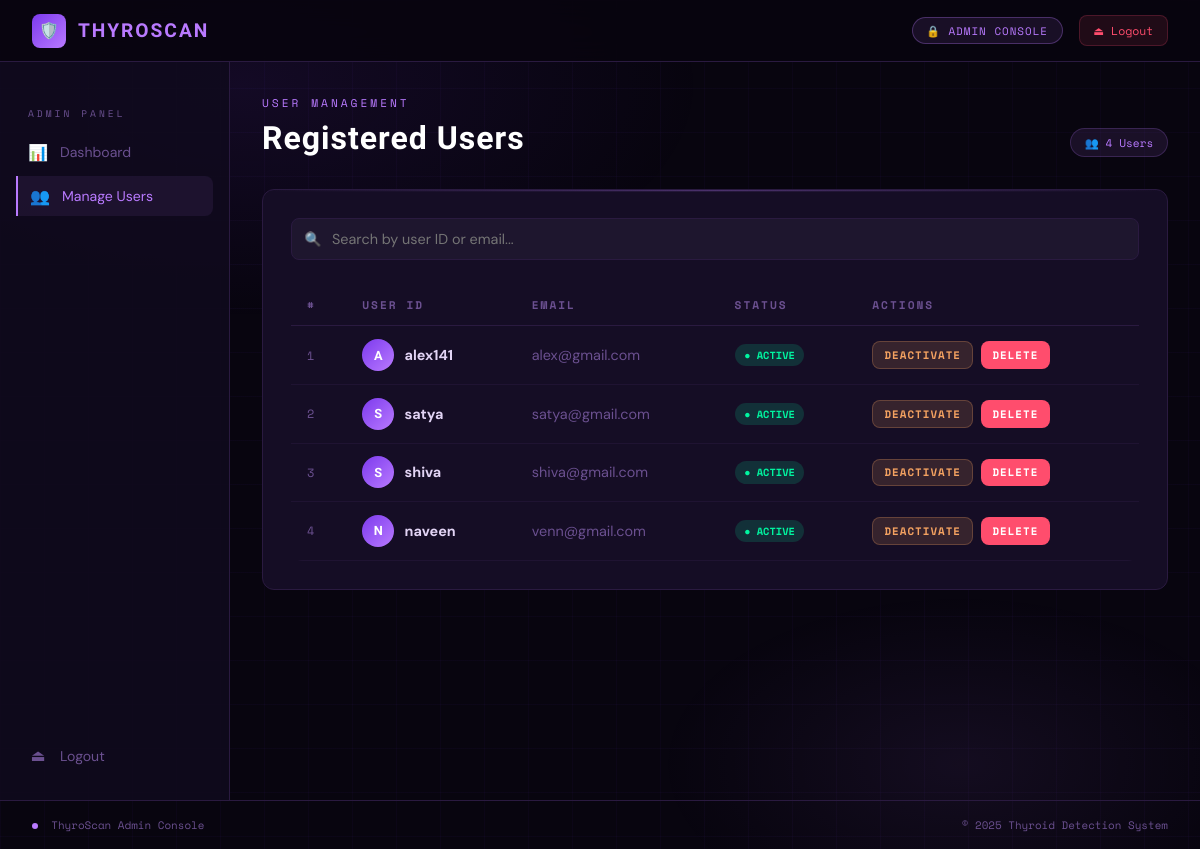
Screenshot of /accounts/admin-home/ with the database file from the repository.
### Accounts/models.py (models this page shows, shortened)
class UserRegistration(models.Model):
    username = models.CharField(max_length=255)
    userid = models.CharField(max_length=255)
    email = models.CharField(max_length=255)
    password = models.CharField(max_length=255)
    phone_number = models.CharField(max_length=10)
    is_active = models.BooleanField(default=False)

### Accounts/views.py (the view)
# urls.py: path('admin-home/',         views.admin_home_page,   name='admin_home'),
def admin_home_page(request):
    data = UserRegistration.objects.all()
    return render(request, 'accounts/list.html', {'data': data})

### Accounts/templates/accounts/list.html (shortened to what this page needs)
{% extends 'accounts/adminbase.html' %}
{% block nav_users %}active{% endblock %}
{% block content %}
<div class="page-header">
  <div>
    <div class="section-label">User Management</div>
    <h2>Registered Users</h2>
  </div>
  <div class="user-count">👥 {{ data|length }} Users</div>
</div>
<div class="card">
  <div class="scanline"></div>
  <div class="search-bar">
    <input type="text" id="searchInput" placeholder="Search by user ID or email..." oninput="filterTable()"/>
  </div>
  {% if data %}
  <div class="users-table-wrap">
    <table id="usersTable">
      <thead>
        <tr>
          <th>#</th>
          <th>User ID</th>
          <th>Email</th>
          <th>Status</th>
          <th>Actions</th>
        </tr>
      </thead>
      <tbody>
        {% for user in data %}
        <tr class="{% if not user.is_active %}inactive-row{% endif %}" data-search="{{ user.userid|lower }} {{ user.email|lower }}">
          <td style="font-family:var(--font-mono); font-size:.75rem; color:var(--muted);">{{ forloop.counter }}</td>
          <td>
            <div style="display:flex; align-items:center; gap:.65rem;">
              <div style="width:32px;height:32px;border-radius:50%;background:linear-gradient(135deg,var(--accent2),var(--accent));display:flex;align-items:center;justify-content:center;font-family:var(--font-head);font-weight:700;color:#fff;font-size:.8rem;flex-shrink:0;">
                {{ user.userid|slice:":1"|upper }}
              </div>
              <strong>{{ user.userid }}</strong>
            </div>
          </td>
          <td style="color:var(--muted);">{{ user.email|default:"—" }}</td>
          <td>
            <span class="badge {% if user.is_active %}badge-active{% else %}badge-inactive{% endif %}">
              {% if user.is_active %}● Active{% else %}○ Inactive{% endif %}
            </span>
          </td>
          <td>
            <div class="action-group">
              {% if not user.is_active %}
              <a href="{% url 'activate_user' user.id %}" class="btn btn-success btn-sm">Activate</a>
              {% else %}
              <a href="{% url 'deactivate_user' user.id %}" class="btn btn-sm" style="background:rgba(244,162,97,.15);color:var(--warn);border:1px solid rgba(244,162,97,.25);">Deactivate</a>
              {% endif %}
              <a href="{% url 'delete_user' user.id %}"
                 onclick="return confirm('Delete user {{ user.userid }}? This cannot be undone.')"
                 class="btn btn-danger btn-sm">Delete</a>
            </div>
          </td>
        </tr>
        {% endfor %}
      </tbody>
    </table>
  </div>
  {% else %}
  <div class="empty-state">
    <div class="icon">👥</div>
    <p>No users registered yet.</p>
  </div>
  {% endif %}
</div>
{% endblock %}

### Accounts/templates/accounts/adminbase.html (shortened to what this page needs)
<!DOCTYPE html>
<html lang="en">
<head>
</head>
<body>
  <nav>
    <a class="nav-brand" href="{% url 'admin_home' %}">
      <div class="nav-brand-icon">🛡️</div>
      <span class="nav-brand-text">THYROSCAN</span>
    </a>
    <div class="nav-right">
      <div class="admin-pill">🔒 Admin Console</div>
      <a href="{% url 'logout' %}" class="logout-btn">⏏ Logout</a>
    </div>
  </nav>
  <div class="app-layout">
    <aside class="sidebar">
      <div class="sidebar-section">Admin Panel</div>
      <a href="{% url 'admin_home' %}" class="{% block nav_dash %}{% endblock %}">
        <span class="sidebar-icon">📊</span> Dashboard
      </a>
      <a href="{% url 'admin_home' %}" class="{% block nav_users %}{% endblock %}">
        <span class="sidebar-icon">👥</span> Manage Users
      </a>
      <div class="sidebar-section" style="margin-top:auto;"></div>
      <a href="{% url 'logout' %}">
        <span class="sidebar-icon">⏏</span> Logout
      </a>
    </aside>
    <main class="main-content">
      {% block content %}{% endblock %}
    </main>
  </div>
  <footer>
    <div><span class="pulse-dot"></span>&nbsp; ThyroScan Admin Console</div>
    <div>© 2025 Thyroid Detection System</div>
  </footer>
</body>
</html>

### Accounts/templates/accounts/list.html (style rules this page uses)
.page-header { display: flex; justify-content: space-between; align-items: flex-end; margin-bottom: 2rem; }
.page-header h2 { font-size: 2rem; color: #fff; }
.user-count { display: inline-flex; align-items: center; gap: .4rem; background: rgba(185,122,255,.1); border: 1px solid rgba(185,122,255,.2); border-radius: 20px; padding: .3rem .85rem; font-family: var(--font-mono); font-size: .7rem; color: var(--accent); }
.search-bar { position: relative; margin-bottom: 1.5rem; }
.search-bar input { width: 100%; padding: .7rem 1rem .7rem 2.5rem; background: rgba(255,255,255,.04); border: 1px solid var(--border); border-radius: 8px; color: var(--text); font-family: var(--font-body); font-size: .9rem; outline: none; transition: border-color .2s; }
.search-bar::before { content: '🔍'; position: absolute; left: .85rem; top: 50%; transform: translateY(-50%); font-size: .85rem; pointer-events: none; }
.users-table-wrap { overflow-x: auto; border-radius: 12px; }
.action-group { display: flex; gap: .5rem; flex-wrap: wrap; }

### rows the page displays
UserRegistration: userid "A", userid "alex141", email "alex@gmail.com", is_active "● ACTIVE"
UserRegistration: userid "S", userid "satya", email "satya@gmail.com", is_active "● ACTIVE"
UserRegistration: userid "S", userid "shiva", email "shiva@gmail.com", is_active "● ACTIVE"
UserRegistration: userid "N", userid "naveen", email "venn@gmail.com", is_active "● ACTIVE"

### other values shown
{{ data|length }} "4"
